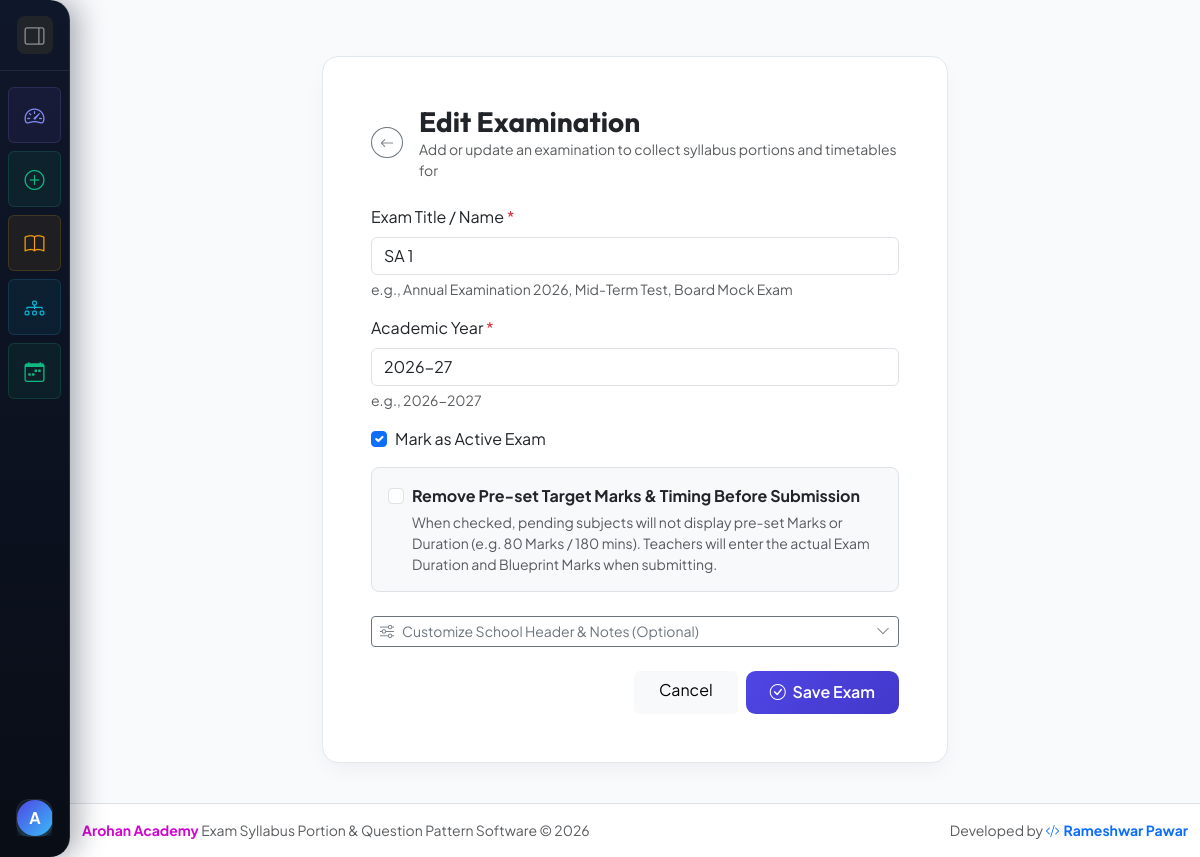
The page /exam/2/edit/ (signed in) on the database its author committed.
### core/models.py (models this page shows, shortened)
class Exam(models.Model):
    title = models.CharField(max_length=200, help_text="e.g. PA-1 Exam 2026-2027")
    academic_year = models.CharField(max_length=50, help_text="e.g. 2026-2027")
    school_name = models.CharField(max_length=250, default="Arohan Academy School", help_text="School Name Header")
    header_subtitle = models.CharField(max_length=200, default="(Syllabus Paper & Time table)", help_text="Subtitle e.g. (Syllabus Paper & Time table)")
    note_text = models.CharField(max_length=300, default="NOTE: Kindly pay your wards fees before exam and collect the exam pass from the office.", help_text="Bottom note")
    hide_target_before_submission = models.BooleanField(
        default=False,
        help_text="Hide pre-set marks and duration before teacher submission so teachers enter them on submit.",
    )
    created_at = models.DateTimeField(auto_now_add=True, db_index=True)
    is_active = models.BooleanField(default=True, db_index=True)
    class Meta:
        ordering = ['-created_at']
        indexes = [
            models.Index(fields=['is_active', '-created_at'], name='idx_exam_active_created'),
        ]

### core/views.py (the view)
# urls.py: path('exam/<int:exam_id>/edit/', views.edit_exam, name='edit_exam'),
@login_required
def edit_exam(request, exam_id):
    exam = get_object_or_404(Exam, id=exam_id)
    was_hidden = exam.hide_target_before_submission
    if request.method == 'POST':
        form = ExamForm(request.POST, instance=exam)
        if form.is_valid():
            with transaction.atomic():
                exam = form.save()
                if exam.hide_target_before_submission and not was_hidden:
                    PortionSubmission.objects.filter(exam=exam, status='PENDING').update(
                        total_marks=0,
                        duration_minutes=0,
                    )
                    invalidate_on_commit()
            messages.success(request, f"Exam '{exam.title}' updated successfully!")
            return redirect('principal_dashboard')
    else:
        form = ExamForm(instance=exam)
    return render(request, 'core/exam_form.html', {'form': form, 'edit_instance': exam})

### templates/core/exam_form.html (shortened to what this page needs)
{% extends 'base.html' %}
{% block content %}
<div class="container" style="max-width: 650px;">
    <div class="card glass-card p-4 p-md-5 my-3">
        <div class="d-flex align-items-center mb-4">
            <a href="{% url 'principal_dashboard' %}" class="btn btn-sm btn-outline-secondary rounded-circle me-3">
                <i class="bi bi-arrow-left"></i>
            </a>
            <div>
                <h3 class="fw-bold mb-0">{% if edit_instance %}Edit Examination{% else %}Create New Examination{% endif %}</h3>
                <p class="text-muted small mb-0">Add or update an examination to collect syllabus portions and timetables for</p>
            </div>
        </div>
        <form method="post">
            <div class="mb-3">
                <label class="form-label font-semibold">Exam Title / Name <span class="text-danger">*</span></label>
                {{ form.title }}
                <div class="form-text">e.g., Annual Examination 2026, Mid-Term Test, Board Mock Exam</div>
            </div>
            <div class="mb-3">
                <label class="form-label font-semibold">Academic Year <span class="text-danger">*</span></label>
                {{ form.academic_year }}
                <div class="form-text">e.g., 2026-2027</div>
            </div>
            <div class="mb-3 form-check">
                {{ form.is_active }}
                <label class="form-check-label font-semibold" for="{{ form.is_active.id_for_label }}">
                    Mark as Active Exam
                </label>
            </div>
            <div class="mb-4 p-3 rounded-3 border bg-light">
                <div class="form-check mb-1">
                    {{ form.hide_target_before_submission }}
                    <label class="form-check-label fw-bold text-dark" for="{{ form.hide_target_before_submission.id_for_label }}">
                        Remove Pre-set Target Marks & Timing Before Submission
                    </label>
                </div>
                <div class="form-text ms-4">
                    When checked, pending subjects will not display pre-set Marks or Duration (e.g. 80 Marks / 180 mins). Teachers will enter the actual Exam Duration and Blueprint Marks when submitting.
                </div>
            </div>
            <div class="mb-4">
                <button class="btn btn-sm btn-outline-secondary w-100 text-start d-flex justify-content-between align-items-center" type="button" data-bs-toggle="collapse" data-bs-target="#advancedHeaderSettings">
                    <span><i class="bi bi-sliders me-2"></i>Customize School Header & Notes (Optional)</span>
                    <i class="bi bi-chevron-down"></i>
                </button>
            </div>
            <div class="d-flex justify-content-end gap-2">
                <a href="{% url 'principal_dashboard' %}" class="btn btn-light px-4">Cancel</a>
                <button type="submit" class="btn btn-primary-custom px-4">
                    <i class="bi bi-check-circle me-1"></i> Save Exam
                </button>
            </div>
        </form>
    </div>
</div>
{% endblock %}

### templates/base.html (shortened to what this page needs)
{% load static %}
<!DOCTYPE html>
<html lang="en">
<head>
    <link href="https://cdn.jsdelivr.net/npm/bootstrap@5.3.2/dist/css/bootstrap.min.css" rel="stylesheet">
    <link href="https://cdn.jsdelivr.net/npm/bootstrap-icons@1.11.1/font/bootstrap-icons.css" rel="stylesheet">
    <link href="{% static 'css/style.css' %}" rel="stylesheet">
</head>
<body class="{% block body_class %}{% if user.is_authenticated %}has-sidebar sidebar-collapsed{% endif %}{% endblock %}">
    {% block navbar %}
    {% if user.is_authenticated %}
    <aside class="sidebar-pro collapsed no-print" id="mainSidebar">
        <div class="sidebar-header d-flex align-items-center justify-content-between px-3 py-3">
            <button type="button" class="btn btn-sm btn-dark sidebar-toggle-btn border-0 text-white-50 p-1.5" onclick="toggleSidebar()" title="Toggle Sidebar Navigation">
                <i class="bi bi-layout-sidebar-reverse fs-5" id="sidebarToggleIcon"></i>
            </button>
        </div>
        <div class="sidebar-menu py-3 flex-grow-1">
            <ul class="nav nav-pills flex-column px-2 gap-2">
                <li class="nav-item">
                    <a class="nav-link sidebar-link sidebar-item-dashboard d-flex align-items-center " href="{% url 'principal_dashboard' %}" title="Principal Dashboard">
                        <i class="bi bi-speedometer2 me-3 fs-5 nav-icon"></i>
                    </a>
                </li>
                <li class="nav-item">
                    <a class="nav-link sidebar-link sidebar-item-exam d-flex align-items-center {% if request.resolver_match.url_name == 'create_exam' %}active{% endif %}" href="{% url 'create_exam' %}" title="Create New Exam">
                        <i class="bi bi-plus-circle me-3 fs-5 nav-icon"></i>
                    </a>
                </li>
                <li class="nav-item">
                    <a class="nav-link sidebar-link sidebar-item-subjects d-flex align-items-center " href="{% url 'manage_subjects' %}" title="Manage Master Subjects">
                        <i class="bi bi-book me-3 fs-5 nav-icon"></i>
                    </a>
                </li>
                <li class="nav-item">
                    <a class="nav-link sidebar-link sidebar-item-divisions d-flex align-items-center " href="{% url 'manage_divisions' %}" title="Manage Master Divisions">
                        <i class="bi bi-diagram-3 me-3 fs-5 nav-icon"></i>
                    </a>
                </li>
                <li class="nav-item">
                    <a class="nav-link sidebar-link sidebar-item-exam d-flex align-items-center {% if 'timetable' in request.resolver_match.url_name %}active{% endif %}" href="{% url 'manage_timetables' %}" title="Manage Exam Timetables">
                        <i class="bi bi-calendar-week me-3 fs-5 nav-icon"></i>
                    </a>
                </li>
            </ul>
        </div>
        <div class="sidebar-footer p-2 m-2 border-0">
            <div class="sidebar-user-card p-2.5 d-flex align-items-center justify-content-between">
                <div class="d-flex align-items-center overflow-hidden">
                    <div class="user-avatar text-white rounded-circle d-flex align-items-center justify-content-center me-2 fw-bold" style="width: 36px; height: 36px; min-width: 36px; background: linear-gradient(135deg, #4f46e5 0%, #38bdf8 100%); box-shadow: 0 4px 10px rgba(56, 189, 248, 0.3);">
                        {{ user.username|slice:":1"|upper }}
                    </div>
                </div>
            </div>
        </div>
    </aside>
    {% endif %}
    {% endblock navbar %}
    <main class="flex-grow-1 py-4">
        {% block content %}{% endblock %}
    </main>
    <footer class="bg-white border-top py-3 mt-auto no-print text-center text-muted small">
        <div class="container d-flex flex-column flex-sm-row justify-content-between align-items-center gap-2">
            <div>
                <span><b style="color: #d106d1;">Arohan Academy</b> Exam Syllabus Portion & Question Pattern Software &copy; {% now "Y" %}</span>
            </div>
            <div>
                <span>Developed by <a href="https://prameshwar4378.github.io/My_Portfolio/" target="_blank" rel="noopener noreferrer" class="fw-bold text-decoration-none text-primary"><i class="bi bi-code-slash me-1"></i>Rameshwar Pawar</a></span>
            </div>
        </div>
    </footer>
</body>
</html>

### static/css/style.css (style rules this page uses)
:root { --primary-color: #4f46e5; --primary-hover: #4338ca; --secondary-color: #06b6d4; --accent-color: #f59e0b; --bg-main: #f8fafc; --bg-card: #ffffff; --text-main: #0f172a; --text-muted: #64748b; --border-color: #e2e8f0; --card-shadow: 0 10px 25px -5px rgba(0, 0, 0, 0.05), 0 8px 10px -6px rgba(0, 0, 0, 0.01); --glass-bg: rgba(255, 255, 255, 0.85); --glass-border: rgba(255, 255, 255, 0.4); }
body { font-family: 'Plus Jakarta Sans', sans-serif; background-color: var(--bg-main); color: var(--text-main); min-height: 100vh; display: flex; flex-direction: column; }
h1, h2, h3, h4, h5, h6, .brand-font { font-family: 'Outfit', sans-serif; font-weight: 700; }
.glass-card { background: var(--bg-card); border: 1px solid var(--border-color); border-radius: 1rem; box-shadow: var(--card-shadow); transition: transform 0.2s ease, box-shadow 0.2s ease; }
.btn-primary-custom { background: linear-gradient(135deg, #4f46e5, #4338ca); color: white; border: none; border-radius: 0.6rem; padding: 0.6rem 1.4rem; font-weight: 600; transition: all 0.2s ease; }
.sidebar-pro { position: fixed; top: 0; left: 0; bottom: 0; width: 250px; background: linear-gradient(180deg, #0f172a 0%, #090d16 100%); color: #f8fafc; z-index: 1040; display: flex; flex-direction: column; transition: width 0.35s cubic-bezier(0.4, 0, 0.2, 1); box-shadow: 8px 0 28px rgba(15, 23, 42, 0.35); border-right: 1.5px solid rgba(255, 255, 255, 0.1); border-radius: 0 1.25rem 1.25rem 0 !important; overflow: hidden; }
.sidebar-pro.collapsed { width: 70px; }
.sidebar-pro.collapsed .sidebar-header { justify-content: center !important; padding-left: 0.5rem !important; padding-right: 0.5rem !important; }
.sidebar-pro.collapsed .sidebar-link { justify-content: center; padding-left: 0 !important; padding-right: 0 !important; }
.sidebar-pro.collapsed .sidebar-link i { margin-right: 0 !important; }
.sidebar-pro.collapsed .sidebar-footer { padding: 0.75rem 0.5rem !important; }
.sidebar-pro.collapsed .user-avatar { margin-right: 0 !important; }
.sidebar-header { border-bottom: 1px solid rgba(255, 255, 255, 0.08) !important; position: relative; }
.sidebar-toggle-btn { transition: transform 0.4s cubic-bezier(0.34, 1.56, 0.64, 1), background-color 0.2s ease !important; border-radius: 0.5rem !important; }
.sidebar-pro.collapsed .sidebar-toggle-btn i { transform: rotate(180deg); }
.sidebar-link { position: relative; border-radius: 0.85rem; padding: 0.75rem 1rem; font-weight: 600; color: #94a3b8 !important; transition: all 0.3s cubic-bezier(0.4, 0, 0.2, 1); overflow: hidden; }
.sidebar-link i { transition: transform 0.3s cubic-bezier(0.34, 1.56, 0.64, 1), color 0.2s ease; }
.sidebar-item-dashboard { color: #a78bfa !important; background: rgba(139, 92, 246, 0.08) !important; border: 1px solid rgba(167, 139, 250, 0.15) !important; }
.sidebar-item-dashboard i { color: #818cf8 !important; }
.sidebar-item-exam { color: #34d399 !important; background: rgba(16, 185, 129, 0.08) !important; border: 1px solid rgba(52, 211, 153, 0.15) !important; }
.sidebar-item-exam i { color: #10b981 !important; }
.sidebar-item-subjects { color: #fbbf24 !important; background: rgba(245, 158, 11, 0.08) !important; border: 1px solid rgba(251, 191, 36, 0.15) !important; }
.sidebar-item-subjects i { color: #f59e0b !important; }
.sidebar-item-divisions { color: #38bdf8 !important; background: rgba(6, 182, 212, 0.08) !important; border: 1px solid rgba(56, 189, 248, 0.15) !important; }
.sidebar-item-divisions i { color: #06b6d4 !important; }
.sidebar-user-card { background: rgba(255, 255, 255, 0.04); border-radius: 0.85rem; border: 1px solid rgba(255, 255, 255, 0.08); backdrop-filter: blur(12px); transition: all 0.3s ease; }
body.has-sidebar main, body.has-sidebar footer, body.has-sidebar .alert-container { transition: margin-left 0.3s cubic-bezier(0.4, 0, 0.2, 1); }
body.has-sidebar.sidebar-collapsed main, body.has-sidebar.sidebar-collapsed footer, body.has-sidebar.sidebar-collapsed .alert-container { margin-left: 70px !important; }

### rows shown on the page
Exam: title "SA 1", academic_year "2026-27", is_active "☑"

### other values the page prints
{{ user.username|slice:":1"|upper }} "A"
